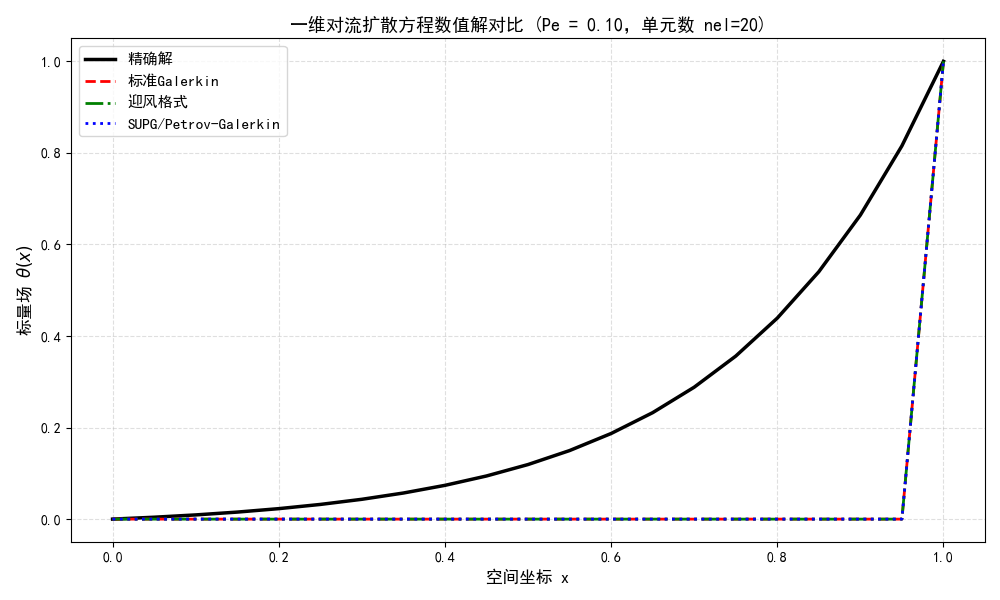

This chart was generated by the following Python code:
# 导入基础库
import numpy as np
import matplotlib.pyplot as plt

# ===================== 全局配置：解决中文乱码 + 负号显示问题 =====================
plt.rcParams["font.sans-serif"] = ["SimHei", "Microsoft YaHei"]  # 适配Windows
plt.rcParams["axes.unicode_minus"] = False  # 坐标轴负号正常显示

# ===================== 作业要求的标准函数接口 =====================
def alpha_supg(Pe):
    """
    计算SUPG最优参数 alpha_opt = coth(Pe) - 1/Pe
    处理Pe趋近于0，避免除零错误（作业要求）
    :param Pe: 单元Peclet数
    :return: 最优人工扩散系数 alpha_opt
    """
    Pe = np.float64(Pe)
    if Pe < 1e-8:
        return 0.0  # Pe趋近于0，直接置0
    coth_pe = 1.0 / np.tanh(Pe)
    alpha_opt = coth_pe - 1.0 / Pe
    return alpha_opt


def element_matrix(kappa, v, le, alpha):
    """
    构造两节点线性单元矩阵（严格按照作业公式编写）
    等效扩散系数: kappa_bar = kappa + alpha * v * le / 2
    :param kappa: 原始扩散系数
    :param v: 对流速度
    :param le: 单元长度
    :param alpha: 人工扩散参数
    :return: 2×2 单元矩阵 Ke
    """
    # 引入人工扩散后的等效扩散系数
    kappa_bar = kappa + alpha * v * le / 2

    # 扩散项矩阵
    K_diff = (kappa_bar / le) * np.array([[1, -1],
                                         [-1, 1]])
    # 对流项矩阵
    K_conv = (v / 2) * np.array([[-1, 1],
                                 [-1, 1]])
    # 总单元矩阵
    Ke = K_diff + K_conv
    return Ke


def solve_advection_diffusion(nel, L, v, kappa, alpha):
    """
    求解一维对流扩散方程，完成网格生成、矩阵组装、边界条件、求解
    :param nel: 单元数量
    :param L: 计算域总长
    :param v: 对流速度
    :param kappa: 扩散系数
    :param alpha: 人工扩散参数
    :return: x(节点坐标), theta_num(数值解), theta_exact(精确解), K_global(整体矩阵)
    """
    # 1. 生成均匀网格
    nnodes = nel + 1  # 总节点数
    le = L / nel      # 单元长度
    x = np.linspace(0, L, nnodes)

    # 2. 初始化整体矩阵与右端向量
    K_global = np.zeros((nnodes, nnodes))
    F_global = np.zeros(nnodes)

    # 3. 逐单元组装整体刚度矩阵
    for elem in range(nel):
        n1 = elem
        n2 = elem + 1
        Ke = element_matrix(kappa, v, le, alpha)
        K_global[n1:n2+1, n1:n2+1] += Ke

    # 4. 施加狄利克雷边界条件 theta(0)=0，theta(L)=1
    # 左边界 x=0
    K_global[0, :] = 0.0
    K_global[:, 0] = 0.0
    K_global[0, 0] = 1.0
    F_global[0] = 0.0

    # 右边界 x=L
    K_global[-1, :] = 0.0
    K_global[:, -1] = 0.0
    K_global[-1, -1] = 1.0
    F_global[-1] = 1.0

    # 5. 求解线性方程组
    theta_num = np.linalg.solve(K_global, F_global)

    # 6. 计算精确解（使用expm1避免指数溢出，作业强制要求）
    ratio = v / kappa
    numerator = np.expm1(ratio * x)
    denominator = np.expm1(ratio * L)
    theta_exact = numerator / denominator

    return x, theta_num, theta_exact, K_global


def calculate_max_error(num_sol, exa_sol):
    """计算最大节点绝对误差"""
    return np.max(np.abs(num_sol - exa_sol))

# ===================== 主计算流程（完成全部作业任务） =====================
def main():
    # 全局固定参数（作业规定）
    L = 1.0
    nel_base = 20
    v = 1.0
    le_base = L / nel_base
    Pe_list = [0.1, 3.0]  # 两组计算工况

    print("=" * 60)
    print("        一维对流扩散方程有限元求解程序（作业专用版）")
    print("=" * 60)

    # 遍历两个Peclet数工况
    for Pe in Pe_list:
        print(f"\n【当前工况：单元Peclet数 Pe = {Pe:.2f}】")
        # 由 Pe = v*le/(2*kappa) 反求扩散系数 kappa
        kappa = (v * le_base) / (2 * Pe)
        print(f"计算得到扩散系数 κ = {kappa:.8f}")

        # -------- 1. 标准Galerkin  alpha=0 --------
        alpha_gal = 0.0
        x, theta_gal, theta_exa, K_gal = solve_advection_diffusion(nel_base, L, v, kappa, alpha_gal)
        err_gal = calculate_max_error(theta_gal, theta_exa)

        # -------- 2. 迎风格式  alpha=1 --------
        alpha_up = 1.0
        _, theta_up, _, _ = solve_advection_diffusion(nel_base, L, v, kappa, alpha_up)
        err_up = calculate_max_error(theta_up, theta_exa)

        # -------- 3. SUPG格式  alpha=alpha_opt --------
        alpha_sup = alpha_supg(Pe)
        _, theta_sup, _, _ = solve_advection_diffusion(nel_base, L, v, kappa, alpha_sup)
        err_sup = calculate_max_error(theta_sup, theta_exa)

        # 输出误差与参数
        print(f"标准Galerkin(α=0)   最大误差：{err_gal:.8e}")
        print(f"迎风格式(α=1)       最大误差：{err_up:.8e}")
        print(f"SUPG格式(α_opt)     最大误差：{err_sup:.8e}")
        print(f"SUPG最优参数 α_opt = {alpha_sup:.6f}")

        # -------- 绘图：区分线型与颜色，避免曲线完全重叠 --------
        plt.figure(figsize=(10, 6))
        plt.plot(x, theta_exa, 'k-', linewidth=2.5, label='精确解')
        plt.plot(x, theta_gal, 'r--', linewidth=2, label='标准Galerkin')
        plt.plot(x, theta_up, 'g-.', linewidth=2, label='迎风格式')
        plt.plot(x, theta_sup, 'b:', linewidth=2, label='SUPG/Petrov-Galerkin')

        plt.xlabel("空间坐标 x", fontsize=12)
        plt.ylabel(r"标量场 $\theta(x)$", fontsize=12)
        plt.title(f"一维对流扩散方程数值解对比 (Pe = {Pe:.2f}，单元数 nel=20)", fontsize=13)
        plt.legend(fontsize=11)
        plt.grid(True, alpha=0.4, linestyle='--')
        plt.tight_layout()
        plt.savefig(f"Pe_{Pe}_result.png", dpi=300, bbox_inches="tight")
        plt.show()

        # -------- 任务4：Pe=3.0 矩阵性质分析 --------
        if abs(Pe - 3.0) < 1e-6:
            print("\n" + "-" * 50)
            print("【Pe=3.0 标准Galerkin 整体矩阵分析】")
            K = K_gal
            # 1. 判断矩阵是否对称
            is_sym = np.allclose(K, K.T, atol=1e-10)
            print(f"整体矩阵是否对称：{is_sym}")

            # 2. 判断矩阵是否正定（特征值判定）
            eig_values = np.linalg.eigvals(K)
            real_eig = np.real(eig_values)
            min_eig = np.min(real_eig)
            is_pos_def = min_eig > -1e-10
            print(f"矩阵最小特征值：{min_eig:.8e}")
            print(f"整体矩阵是否正定：{is_pos_def}")
            print("结论：对流项引入非对称分量，矩阵非对称、非正定，对流占优时产生数值振荡")
            print("-" * 50)

    # ===================== 附加题：网格加密收敛性分析 =====================
    print("\n【附加题：网格加密收敛性分析（固定 Pe=3.0）】")
    Pe_test = 3.0
    nel_list = [10, 20, 40, 80]
    err_gal_list = []
    err_supg_list = []

    for nel_t in nel_list:
        le_t = L / nel_t
        kappa_t = (v * le_t) / (2 * Pe_test)
        # 计算Galerkin误差
        _, th_g, th_e, _ = solve_advection_diffusion(nel_t, L, v, kappa_t, alpha=0.0)
        err_g = calculate_max_error(th_g, th_e)
        # 计算SUPG误差
        alpha_t = alpha_supg(Pe_test)
        _, th_s, _, _ = solve_advection_diffusion(nel_t, L, v, kappa_t, alpha_t)
        err_s = calculate_max_error(th_s, th_e)

        err_gal_list.append(err_g)
        err_supg_list.append(err_s)
        print(f"单元数 nel={nel_t:2d} | Galerkin误差={err_g:.8e} | SUPG误差={err_s:.8e}")

    # 绘制对数坐标收敛曲线
    plt.figure(figsize=(8, 5))
    plt.loglog(nel_list, err_gal_list, 'ro-', markersize=7, linewidth=1.5, label='标准Galerkin')
    plt.loglog(nel_list, err_supg_list, 'bo-', markersize=7, linewidth=1.5, label='SUPG/Petrov-Galerkin')
    plt.xlabel("单元数量 nel", fontsize=12)
    plt.ylabel("最大节点误差（对数尺度）", fontsize=12)
    plt.title("网格加密收敛曲线 (Pe=3.0)", fontsize=13)
    plt.legend(fontsize=11)
    plt.grid(True, alpha=0.4, which="both", linestyle='--')
    plt.tight_layout()
    plt.savefig("convergence_curve.png", dpi=300, bbox_inches="tight")
    plt.show()

    print("\n程序运行结束！所有图片与数据已生成。")

# 程序入口
if __name__ == "__main__":
    main()
